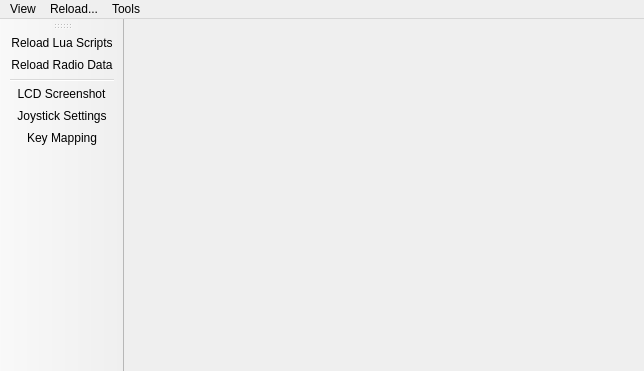
<?xml version="1.0" encoding="UTF-8"?>
<ui version="4.0">
 <class>SimulatorMainWindow</class>
 <widget class="QMainWindow" name="SimulatorMainWindow">
  <property name="geometry">
   <rect>
    <x>0</x>
    <y>0</y>
    <width>644</width>
    <height>371</height>
   </rect>
  </property>
  <property name="windowTitle">
   <string>OpenTx Simulator</string>
  </property>
  <property name="windowIcon">
   <iconset resource="../companion.qrc">
    <normaloff>:/icon.png</normaloff>:/icon.png</iconset>
  </property>
  <property name="dockNestingEnabled">
   <bool>true</bool>
  </property>
  <property name="dockOptions">
   <set>QMainWindow::AllowNestedDocks|QMainWindow::AllowTabbedDocks|QMainWindow::AnimatedDocks</set>
  </property>
  <widget class="QWidget" name="centralwidget">
   <property name="sizePolicy">
    <sizepolicy hsizetype="Ignored" vsizetype="Ignored">
     <horstretch>0</horstretch>
     <verstretch>0</verstretch>
    </sizepolicy>
   </property>
  </widget>
  <widget class="QMenuBar" name="menubar">
   <property name="geometry">
    <rect>
     <x>0</x>
     <y>0</y>
     <width>644</width>
     <height>21</height>
    </rect>
   </property>
   <property name="nativeMenuBar">
    <bool>false</bool>
   </property>
   <widget class="QMenu" name="menuView">
    <property name="title">
     <string>View</string>
    </property>
    <widget class="QMenu" name="menuRadio_Window">
     <property name="title">
      <string>Radio Window</string>
     </property>
     <addaction name="actionFixedRadioWidth"/>
     <addaction name="actionFixedRadioHeight"/>
     <addaction name="actionDockRadio"/>
    </widget>
    <addaction name="actionToggleMenuBar"/>
    <addaction name="menuRadio_Window"/>
   </widget>
   <widget class="QMenu" name="menuReload">
    <property name="title">
     <string>Reload...</string>
    </property>
    <addaction name="actionReloadLua"/>
    <addaction name="actionReloadRadioData"/>
   </widget>
   <widget class="QMenu" name="menuTools">
    <property name="title">
     <string>Tools</string>
    </property>
    <addaction name="actionScreenshot"/>
    <addaction name="actionJoystickSettings"/>
    <addaction name="actionShowKeymap"/>
   </widget>
   <addaction name="menuView"/>
   <addaction name="menuReload"/>
   <addaction name="menuTools"/>
  </widget>
  <widget class="QToolBar" name="toolBar">
   <property name="windowTitle">
    <string>Toolbar</string>
   </property>
   <attribute name="toolBarArea">
    <enum>LeftToolBarArea</enum>
   </attribute>
   <attribute name="toolBarBreak">
    <bool>false</bool>
   </attribute>
   <addaction name="actionReloadLua"/>
   <addaction name="actionReloadRadioData"/>
   <addaction name="separator"/>
   <addaction name="actionScreenshot"/>
   <addaction name="actionJoystickSettings"/>
   <addaction name="actionShowKeymap"/>
  </widget>
  <action name="actionReloadLua">
   <property name="icon">
    <iconset resource="../companion.qrc">
     <normaloff>:/images/simulator/icons/svg/reload_script.svg</normaloff>:/images/simulator/icons/svg/reload_script.svg</iconset>
   </property>
   <property name="text">
    <string>Reload Lua Scripts</string>
   </property>
   <property name="toolTip">
    <string>Reload the Lua environment on the simulated radio.</string>
   </property>
   <property name="shortcut">
    <string>F7</string>
   </property>
  </action>
  <action name="actionReloadRadioData">
   <property name="icon">
    <iconset resource="../companion.qrc">
     <normaloff>:/images/simulator/icons/svg/restart.svg</normaloff>:/images/simulator/icons/svg/restart.svg</iconset>
   </property>
   <property name="text">
    <string>Reload Radio Data</string>
   </property>
   <property name="toolTip">
    <string>Reload all radio data without restarting the simulator.</string>
   </property>
   <property name="shortcut">
    <string>F9</string>
   </property>
  </action>
  <action name="actionShowKeymap">
   <property name="icon">
    <iconset resource="../companion.qrc">
     <normaloff>:/images/simulator/icons/svg/info.svg</normaloff>:/images/simulator/icons/svg/info.svg</iconset>
   </property>
   <property name="text">
    <string>Key Mapping</string>
   </property>
   <property name="toolTip">
    <string>Show keyboard maping reference.</string>
   </property>
   <property name="shortcut">
    <string>F1</string>
   </property>
  </action>
  <action name="actionJoystickSettings">
   <property name="icon">
    <iconset resource="../companion.qrc">
     <normaloff>:/images/simulator/icons/svg/joystick_settings.svg</normaloff>:/images/simulator/icons/svg/joystick_settings.svg</iconset>
   </property>
   <property name="text">
    <string>Joystick Settings</string>
   </property>
   <property name="toolTip">
    <string>Open joystick configuration settings dialog.</string>
   </property>
   <property name="shortcut">
    <string>F3</string>
   </property>
  </action>
  <action name="actionScreenshot">
   <property name="icon">
    <iconset resource="../companion.qrc">
     <normaloff>:/images/simulator/icons/svg/camera.svg</normaloff>:/images/simulator/icons/svg/camera.svg</iconset>
   </property>
   <property name="text">
    <string>LCD Screenshot</string>
   </property>
   <property name="toolTip">
    <string>Save a screenshot of the current simulated LCD screen.</string>
   </property>
   <property name="shortcut">
    <string>F8</string>
   </property>
  </action>
  <action name="actionDockRadio">
   <property name="checkable">
    <bool>true</bool>
   </property>
   <property name="text">
    <string>Dock In Main Window</string>
   </property>
   <property name="toolTip">
    <string>Show the radio in the main window or as a separate &quot;floating&quot; window.</string>
   </property>
  </action>
  <action name="actionToggleMenuBar">
   <property name="checkable">
    <bool>true</bool>
   </property>
   <property name="text">
    <string>Menu Bar</string>
   </property>
   <property name="toolTip">
    <string>Show or hide the top menu bar.</string>
   </property>
   <property name="shortcut">
    <string>Alt+M</string>
   </property>
  </action>
  <action name="actionFixedRadioWidth">
   <property name="checkable">
    <bool>true</bool>
   </property>
   <property name="text">
    <string>Constrain Width</string>
   </property>
   <property name="toolTip">
    <string>Set radio widget width to be a fixed size.</string>
   </property>
  </action>
  <action name="actionFixedRadioHeight">
   <property name="checkable">
    <bool>true</bool>
   </property>
   <property name="text">
    <string>Constrain Height</string>
   </property>
   <property name="toolTip">
    <string>Set radio widget height to be a fixed size.</string>
   </property>
  </action>
 </widget>
 <resources>
  <include location="../companion.qrc"/>
 </resources>
 <connections/>
</ui>
